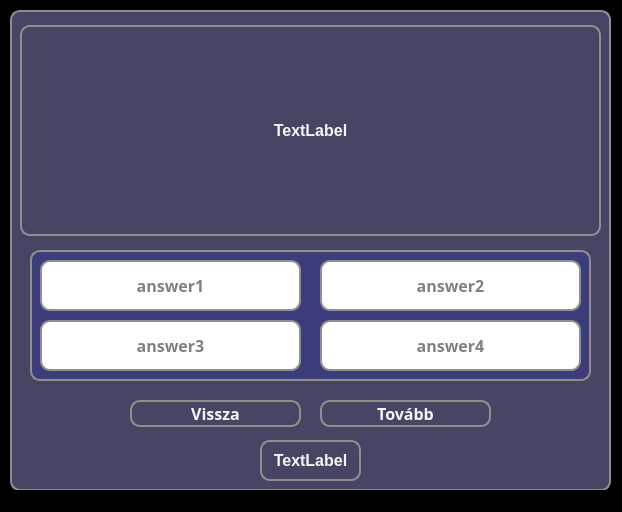
<?xml version="1.0" encoding="UTF-8"?>
<ui version="4.0">
 <class>learningGame</class>
 <widget class="QMainWindow" name="learningGame">
  <property name="geometry">
   <rect>
    <x>0</x>
    <y>0</y>
    <width>622</width>
    <height>512</height>
   </rect>
  </property>
  <property name="windowTitle">
   <string>Kvíz</string>
  </property>
  <property name="styleSheet">
   <string notr="true">* {
	background-color: black;
}</string>
  </property>
  <widget class="QWidget" name="centralwidget">
   <widget class="QWidget" name="widget" native="true">
    <property name="geometry">
     <rect>
      <x>10</x>
      <y>10</y>
      <width>601</width>
      <height>481</height>
     </rect>
    </property>
    <property name="styleSheet">
     <string notr="true">* {
	background-color: rgb(70, 70, 100);
    border: 2px solid #8f8f91;
    border-radius: 10px;
    color: white;
    font-size: 16px;
    font-weight: bold;
}</string>
    </property>
    <widget class="QWidget" name="widget_2" native="true">
     <property name="geometry">
      <rect>
       <x>20</x>
       <y>240</y>
       <width>561</width>
       <height>131</height>
      </rect>
     </property>
     <property name="styleSheet">
      <string notr="true">* {
	background-color: #3d3d7b;
	border: 2px solid #8f8f91;
	border-radius: 10px;
	color: white;
	font-size: 16px;
	font-weight: bold;
}</string>
     </property>
     <widget class="QPushButton" name="answer2Button">
      <property name="geometry">
       <rect>
        <x>290</x>
        <y>10</y>
        <width>261</width>
        <height>51</height>
       </rect>
      </property>
      <property name="font">
       <font>
        <family>Corbel</family>
        <pointsize>-1</pointsize>
        <bold>true</bold>
       </font>
      </property>
      <property name="styleSheet">
       <string notr="true">* {
	background-color: white;
	color: grey;
}

*:hover {
	background-color: rgb(120, 120, 220);
	color: white;
}</string>
      </property>
      <property name="text">
       <string>answer2</string>
      </property>
      <property name="checkable">
       <bool>true</bool>
      </property>
     </widget>
     <widget class="QPushButton" name="answer1Button">
      <property name="geometry">
       <rect>
        <x>10</x>
        <y>10</y>
        <width>261</width>
        <height>51</height>
       </rect>
      </property>
      <property name="font">
       <font>
        <family>Corbel</family>
        <pointsize>-1</pointsize>
        <bold>true</bold>
       </font>
      </property>
      <property name="styleSheet">
       <string notr="true">* {
	background-color: white;
	color: grey;
}

*:hover {
	background-color: rgb(120, 120, 220);
	color: white;
}</string>
      </property>
      <property name="text">
       <string>answer1</string>
      </property>
      <property name="checkable">
       <bool>true</bool>
      </property>
     </widget>
     <widget class="QPushButton" name="answer3Button">
      <property name="geometry">
       <rect>
        <x>10</x>
        <y>70</y>
        <width>261</width>
        <height>51</height>
       </rect>
      </property>
      <property name="font">
       <font>
        <family>Corbel</family>
        <pointsize>-1</pointsize>
        <bold>true</bold>
       </font>
      </property>
      <property name="styleSheet">
       <string notr="true">* {
	background-color: white;
	color: grey;
}

*:hover {
	background-color: rgb(120, 120, 220);
	color: white;
}</string>
      </property>
      <property name="text">
       <string>answer3</string>
      </property>
      <property name="checkable">
       <bool>true</bool>
      </property>
     </widget>
     <widget class="QPushButton" name="answer4Button">
      <property name="geometry">
       <rect>
        <x>290</x>
        <y>70</y>
        <width>261</width>
        <height>51</height>
       </rect>
      </property>
      <property name="font">
       <font>
        <family>Corbel</family>
        <pointsize>-1</pointsize>
        <bold>true</bold>
       </font>
      </property>
      <property name="styleSheet">
       <string notr="true">* {
	background-color: white;
	color: grey;
}

*:hover {
	background-color: rgb(120, 120, 220);
	color: white;
}</string>
      </property>
      <property name="text">
       <string>answer4</string>
      </property>
      <property name="checkable">
       <bool>true</bool>
      </property>
     </widget>
    </widget>
    <widget class="QPushButton" name="backButton">
     <property name="geometry">
      <rect>
       <x>120</x>
       <y>390</y>
       <width>171</width>
       <height>27</height>
      </rect>
     </property>
     <property name="font">
      <font>
       <family>Corbel</family>
       <pointsize>-1</pointsize>
       <bold>true</bold>
      </font>
     </property>
     <property name="styleSheet">
      <string notr="true">* {
	background-color: rgb(70, 70, 100);
	color: whitesmoke;
}

*:hover {
	background-color: rgb(120, 120, 220);
	color: white;
}</string>
     </property>
     <property name="text">
      <string>Vissza</string>
     </property>
    </widget>
    <widget class="QPushButton" name="nextButton">
     <property name="geometry">
      <rect>
       <x>310</x>
       <y>390</y>
       <width>171</width>
       <height>27</height>
      </rect>
     </property>
     <property name="font">
      <font>
       <family>Corbel</family>
       <pointsize>-1</pointsize>
       <bold>true</bold>
      </font>
     </property>
     <property name="styleSheet">
      <string notr="true">* {
	background-color: rgb(70, 70, 100);
	color: whitesmoke;
}

*:hover {
	background-color: rgb(120, 120, 220);
	color: white;
}</string>
     </property>
     <property name="text">
      <string>Tovább</string>
     </property>
    </widget>
    <widget class="QLabel" name="questionField">
     <property name="geometry">
      <rect>
       <x>10</x>
       <y>15</y>
       <width>581</width>
       <height>211</height>
      </rect>
     </property>
     <property name="styleSheet">
      <string notr="true">* {
	color: whitesmoke;
}</string>
     </property>
     <property name="text">
      <string>TextLabel</string>
     </property>
     <property name="alignment">
      <set>Qt::AlignCenter</set>
     </property>
    </widget>
    <widget class="QLabel" name="timerLabel">
     <property name="geometry">
      <rect>
       <x>250</x>
       <y>430</y>
       <width>101</width>
       <height>41</height>
      </rect>
     </property>
     <property name="styleSheet">
      <string notr="true">* {
	    color: whitesmoke;
}</string>
     </property>
     <property name="text">
      <string>TextLabel</string>
     </property>
     <property name="alignment">
      <set>Qt::AlignCenter</set>
     </property>
    </widget>
   </widget>
  </widget>
  <widget class="QStatusBar" name="statusbar"/>
 </widget>
 <resources/>
 <connections/>
</ui>
